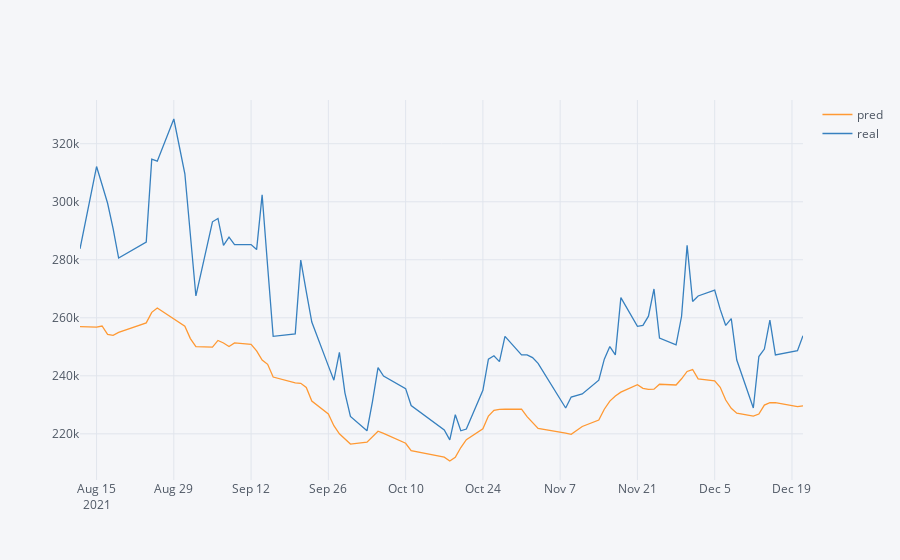

Source (notebook cell):
### Markdown cell above
# Test Trend

### Code cell
test=pd.DataFrame()
test["pred"]=ss.inverse_transform(predictions.flatten())
test["real"]=ss.inverse_transform(Y_test_ss)
test["date"]=X_test.index[:-5]
test.iplot(kind="line", x="date")
